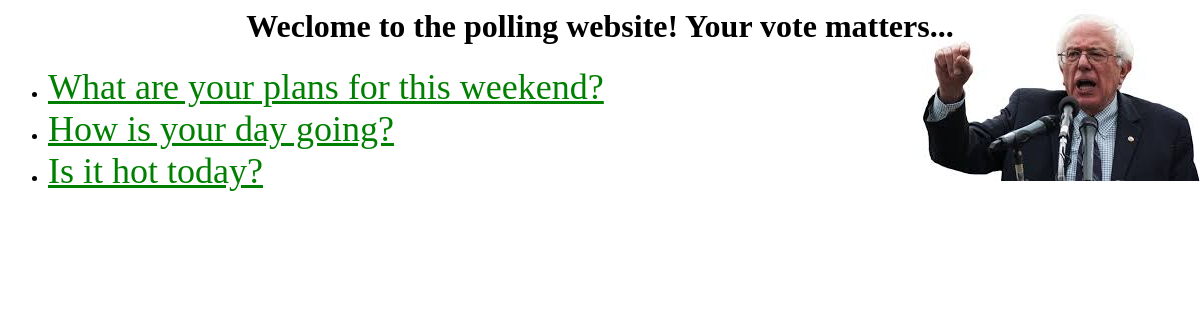
Screenshot of /polls/ with the database file from the repository.
### polls/models.py (models this page shows, shortened)
class Question(models.Model):
	question_text = models.CharField(max_length = 200)
	pub_date = models.DateTimeField('date published')
	def was_published_recently(self):
		now = timezone.now()
		return now - datetime.timedelta(days = 1) <= self.pub_date <= now
	was_published_recently.admin_order_field = 'pub_date'
	was_published_recently.boolean = True
	was_published_recently.short_description = 'Published recently?'

### polls/views.py (the view)
class IndexView(generic.ListView):
	template_name = 'polls/index.html'
	context_object_name = 'latest_question_list'
	def get_queryset(self):
		return Question.objects.filter(
			pub_date__lte = timezone.now()
			).order_by('-pub_date')[:5]

### polls/templates/polls/index.html
{% load staticfiles %}
<link rel="stylesheet" type="text/css" href="{% static 'polls/style.css' %}" />
<h1> Weclome to the polling website! Your vote matters...</h1>
{% if latest_question_list %}
	<ul>
	{% for question in latest_question_list %}
		<li><a href = "{% url 'polls:detail' question.id %}">{{question.question_text}}
</a></li>
		{% endfor %}
		</ul>
{% else %}
	<p> No polls are available.</p>
{% endif %}

### polls/static/polls/style.css (style rules this page uses)
h1 { text-align: center; }
li a { color: green; text-align: center; font-size: 36; }

### rows the page displays
Question: question_text "What are your plans for this weekend?"
Question: question_text "How is your day going?"
Question: question_text "Is it hot today?"
